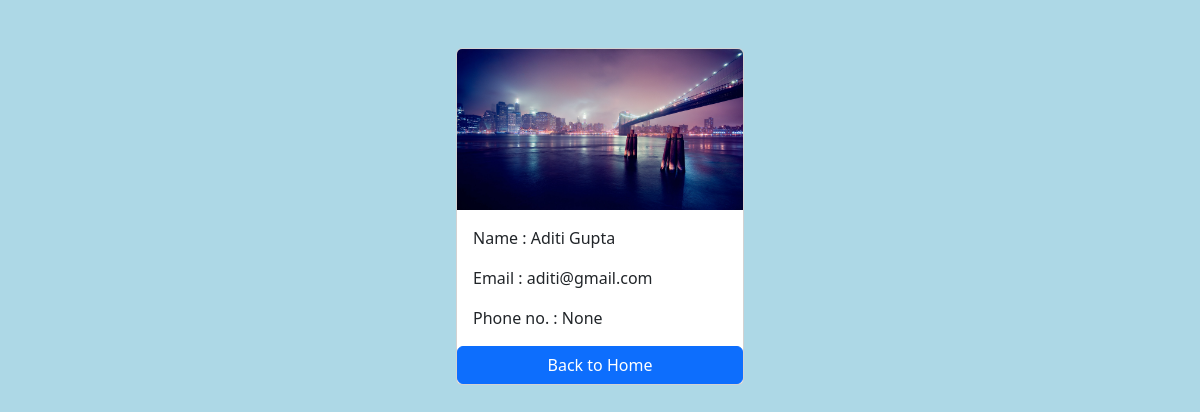
/employee/1/, run on the app's committed database.
### employee/models.py (models this page shows, shortened)
class Employee(models.Model):
    first_name = models.CharField(max_length=100)
    last_name = models.CharField(max_length=100)
    email = models.EmailField(max_length=100, unique=True)
    photo = models.ImageField(upload_to='images/')
    phone_no = models.CharField(max_length=12, blank=True, null=True)
    created_at = models.DateTimeField(auto_now_add=True)
    updated_at = models.DateTimeField(auto_now=True)

### employee/views.py (the view)
# urls.py: path('<int:pk>/', views.employee_detail, name='employee_detail')
def employee_detail(request,pk):
      employee = get_object_or_404(Employee,pk=pk)
      context = {
            'employee': employee,
      }
      return render(request, 'employee_detail.html',context)

### templates/employee_detail.html (shortened to what this page needs)
{% load static %}
<!DOCTYPE html>
<html lang="en">
<head>
    <link href="https://cdn.jsdelivr.net/npm/bootstrap@5.3.8/dist/css/bootstrap.min.css" rel="stylesheet">
    <link rel="stylesheet" href="{% static 'css/style.css' %}">
</head>
<body>
    <div class="container pt-5">
        <div class="card mx-auto" style="width: 18rem;">
        <img src="{{employee.photo.url}}" class="card-img-top" alt="...">
        <div class="card-body">
            <p class="card-text">Name : {{ employee.first_name }} {{employee.last_name}}</p>
            <p class="card-text">Email : {{ employee.email }} </p>
            <p class="card-text"> Phone no. : {{ employee.phone_no}}</p>
        </div>
        <a href="{% url "home" %}" class="btn btn-primary">Back to Home</a>
        </div>
    </div>
</body>
</html>

### mysite/static/css/style.css (style rules this page uses)
body { background-color: lightblue; }

### data on the page
Employee: photo (picture), first_name "Aditi", last_name "Gupta", email "aditi@gmail.com", phone_no "None"
